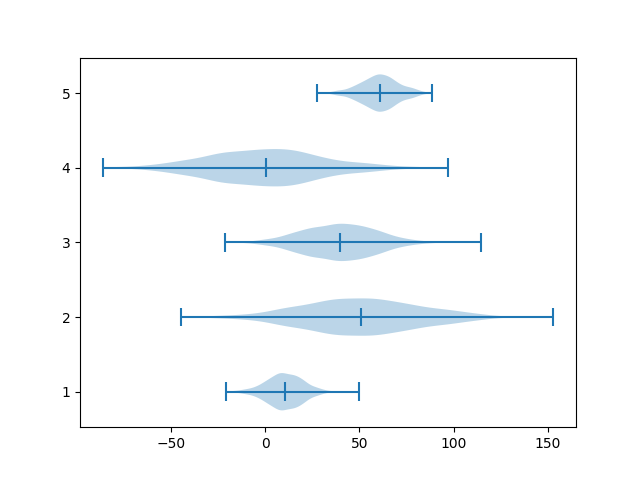

This figure's Python source:
import matplotlib.pyplot as plot
import numpy as np

np.random.seed(1)

#creating dataset
data1 = np.random.normal(10, 10, 1000)
data2 = np.random.normal(50, 30, 1000)
data3 = np.random.normal(40, 20, 1000)
data4 = np.random.normal(0, 30, 1000)
data5 = np.random.normal(60, 10, 1000)
data = [data1, data2, data3, data4, data5]

fig, ax = plot.subplots()

#drawing violin plot
ax.violinplot(data, vert=False, showmedians=True)

plot.show()
